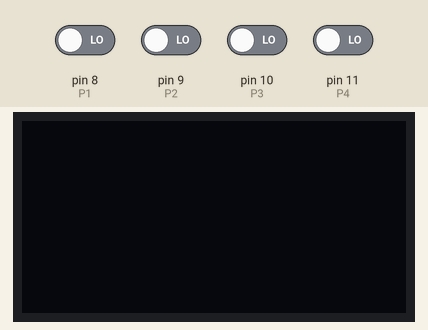
Simulated run of this sketch. Board: Arduino Uno, built with avr-gcc and run on an emulated ATmega328P. Parts: 128×64 one-colour display. The test bench sets the inputs (shaded band); at power-on: pin 8 (P1), pin 9 (P2), pin 10 (P3), pin 11 (P4) LOW. What the sketch prints to the serial monitor is not drawn.

Above: at 1.2 s.
1.3 s: pin 8 (P1) driven HIGH
At 2.3 s:
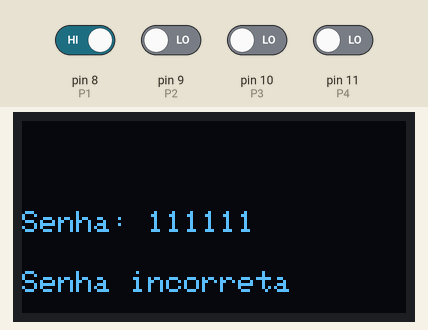
3.4 s: pin 8 (P1) driven LOW and pin 9 (P2) driven HIGH
At 4.7 s:
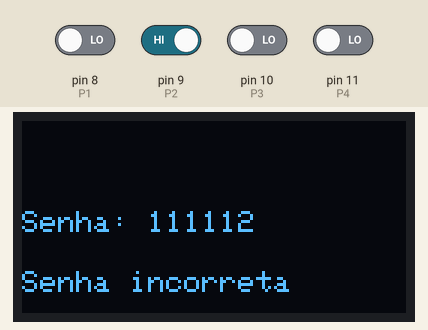
6.4 s: pin 8 (P1) driven HIGH
At 8.1 s:
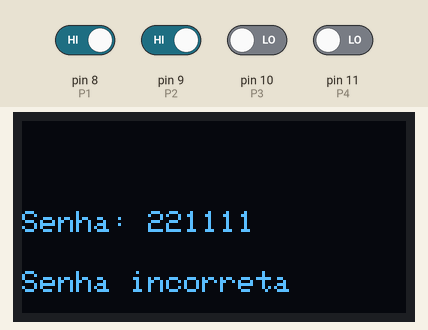
Timing chart, 0 to 9.6 s (numbered marks = the images above; inputs shaded):
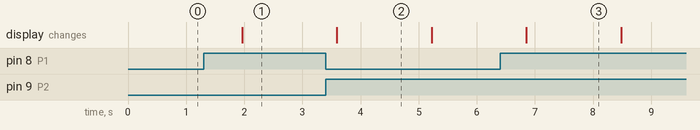

Measured:
- after the input at 1.3 s, the display: changes after 0.66 s (image 1)
- after the input at 3.4 s, the display: changes after 0.19 s (image 2)
- after the input at 6.4 s, the display: changes after 0.45 s (image 3)
- what the display in image 2 shows lasts 1.6 s, from 3.6 s to 5.2 s

The sketch:

TTP224+OLED.ino
```cpp
#define P1 8
#define P2 9
#define P3 10
#define P4 11

#include <Wire.h>
#include <Adafruit_GFX.h>
#include <Adafruit_SH1106.h>

// Definições do display OLED
#define OLED_RESET -1
Adafruit_SH1106 display(OLED_RESET);
#define SENSOR_PIN 2
int p1, p2, p3, p4;
int numeros[6];
const int tamanho = sizeof(numeros) / sizeof(numeros[0]);

String passwordGenerate() {
  String password = "";

  for (int i = 0; i < 6; i++) {
    numeros[i] = generateNumbers();
    delay(100);
  }

  String resultado = joinArray(numeros, tamanho, "");
  return resultado;
}

String joinArray(const int array[], int tamanho, const char* delimitador) {
  String resultado = "";
  for (int i = 0; i < tamanho; i++) {
    resultado += String(array[i]);
    if (i < tamanho - 1) {
      resultado += delimitador;
    }
  }
  return resultado;
}

int generateNumbers() {
  while (true) {
    p1 = digitalRead(P1);
    p2 = digitalRead(P2);
    p3 = digitalRead(P3);
    p4 = digitalRead(P4);

    if (p1 == 1) return 1;
    if (p2 == 1) return 2;
    if (p3 == 1) return 3;
    if (p4 == 1) return 4;

    delay(50);
  }
}

void setup() {
  Serial.begin(9600);
  pinMode(P1, INPUT);
  pinMode(P2, INPUT);
  pinMode(P3, INPUT);
  pinMode(P4, INPUT);

  display.begin(SH1106_SWITCHCAPVCC, 0x3C);
  display.clearDisplay();
  display.setTextSize(1);
  display.setTextColor(WHITE);
}

void loop() {
  String password = passwordGenerate();
  Serial.println(password);

  display.clearDisplay();
  display.setCursor(0, 30);

  display.print("Senha: " + password);
  display.setCursor(0, 50);

  if (password == "123412") {
    Serial.println("Senha correta");
    display.print("Senha correta");
  } else {
    Serial.println("Senha incorreta");
    display.print("Senha incorreta");
  }

  display.display();
  delay(1000);
}
```
